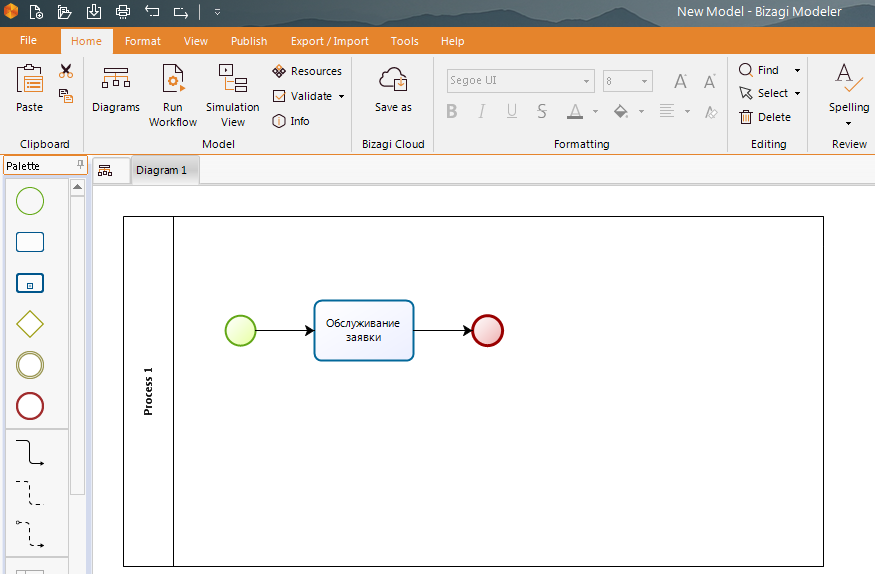
#> input picture bizagi_screens_sample/sample_fig1.png, 875 x 574 px
$ python generate_bizagi_screenshots.py
#> lines starting #> are read from the running program, lines starting #| are printed output that depends on the picture
import os
from PIL import Image, ImageDraw, ImageFont

def get_font(size=12, bold=False):
    font_name = 'segoeuib.ttf' if bold else 'segoeui.ttf'
    font_path = os.path.join(r'C:\Windows\Fonts', font_name)
    if os.path.exists(font_path):
        return ImageFont.truetype(font_path, size)
    fallback_name = 'arialbd.ttf' if bold else 'arial.ttf'
    return ImageFont.truetype(os.path.join(r'C:\Windows\Fonts', fallback_name), size)

def generate_screenshots():
    sample_dir = 'bizagi_screens_sample'
    out_dir = 'bizagi_screens'
    os.makedirs(out_dir, exist_ok=True)

    # -------------------------------------------------------------
    # РИСУНОК 1: Обобщенная модель бизнес-процесса в нотации BPMN
    # -------------------------------------------------------------
    im1 = Image.open(os.path.join(sample_dir, 'sample_fig1.png')).convert('RGB')
#> im1 is the input picture: PIL image 875x574 RGB; mean R, G, B 237.6, 233.9, 230.3
    draw1 = ImageDraw.Draw(im1)
    for y in range(302, 359):
        factor = (y - 302) / 57.0
        r = int(245 * (1 - factor) + 231 * factor)
        g = int(248 * (1 - factor) + 239 * factor)
        b = int(252 * (1 - factor) + 248 * factor)
        draw1.line([(316, y), (412, y)], fill=(r, g, b))

    font_task = get_font(10, bold=False)
    task_text = "Обслуживание\nпокупателя на\nкассе"
    draw1.multiline_text((364, 330), task_text, fill=(30, 41, 59), font=font_task, anchor="mm", align="center", spacing=2)
    im1.save(os.path.join(out_dir, 'bizagi_fig1_model.png'))
    print("Generated: bizagi_fig1_model.png")

    # -------------------------------------------------------------
    # РИСУНОК 2: Уровень 1 — Ввод максимального количества заявок (M = 6400)
    # -------------------------------------------------------------
    im2 = Image.open(os.path.join(sample_dir, 'sample_fig2.png')).convert('RGB')
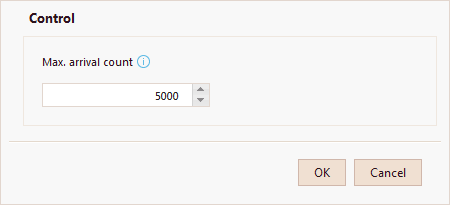
#> input picture bizagi_screens_sample/sample_fig2.png, 450 x 205 px
#> im2 is the input picture: PIL image 450x205 RGB; mean R, G, B 245.8, 244.8, 244.1
    draw2 = ImageDraw.Draw(im2)
    # Очищаем только область цифр, сохраняя левую границу поля ввода (X=42)
    draw2.rectangle([130, 84, 191, 105], fill=(255, 255, 255))
    font_input = get_font(12, bold=False)
    draw2.text((174, 95), "6400", fill=(0, 0, 0), font=font_input, anchor="rm")
    im2.save(os.path.join(out_dir, 'bizagi_fig2_level1.png'))
    print("Generated: bizagi_fig2_level1.png")

    # -------------------------------------------------------------
    # РИСУНОК 3: Уровень 2 — Ввод интервала прибытия (Tприб = 0,3 ч, M = 6400)
    # -------------------------------------------------------------
    im3 = Image.open(os.path.join(sample_dir, 'sample_fig3.png')).convert('RGB')
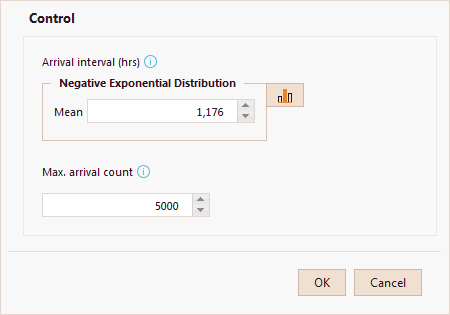
#> input picture bizagi_screens_sample/sample_fig3.png, 450 x 315 px
#> im3 is the input picture: PIL image 450x315 RGB; mean R, G, B 244.9, 243.9, 243.3
    draw3 = ImageDraw.Draw(im3)
    # Mean: очищаем только цифры, сохраняя левую рамку (X=87)
    draw3.rectangle([150, 100, 236, 121], fill=(255, 255, 255))
    draw3.text((224, 110), "0,3", fill=(0, 0, 0), font=font_input, anchor="rm")
    # Max count: очищаем только цифры, сохраняя левую рамку (X=42)
    draw3.rectangle([130, 195, 191, 216], fill=(255, 255, 255))
    draw3.text((176, 206), "6400", fill=(0, 0, 0), font=font_input, anchor="rm")
    im3.save(os.path.join(out_dir, 'bizagi_fig3_level2_arrival.png'))
    print("Generated: bizagi_fig3_level2_arrival.png")

    # -------------------------------------------------------------
    # РИСУНОК 4: Уровень 2 — Ввод времени обслуживания (Tобслуж = 0,15 ч)
    # -------------------------------------------------------------
    im4 = Image.open(os.path.join(sample_dir, 'sample_fig4.png')).convert('RGB')
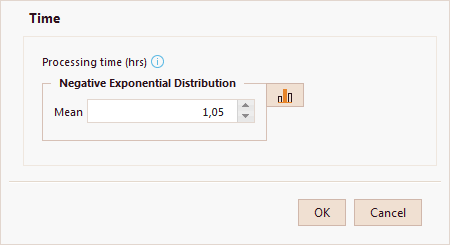
#> input picture bizagi_screens_sample/sample_fig4.png, 450 x 245 px
#> im4 is the input picture: PIL image 450x245 RGB; mean R, G, B 244.7, 243.4, 242.8
    draw4 = ImageDraw.Draw(im4)
    # Mean: очищаем только цифры, сохраняя левую рамку (X=87)
    draw4.rectangle([150, 100, 236, 121], fill=(255, 255, 255))
    draw4.text((224, 110), "0,15", fill=(0, 0, 0), font=font_input, anchor="rm")
    im4.save(os.path.join(out_dir, 'bizagi_fig4_level2_service.png'))
    print("Generated: bizagi_fig4_level2_service.png")

    # -------------------------------------------------------------
    # РИСУНОК 5: Уровень 3 — Назначение ресурса «Кассир-продавец»
    # -------------------------------------------------------------
    im5 = Image.open(os.path.join(sample_dir, 'sample_fig5.png')).convert('RGB')
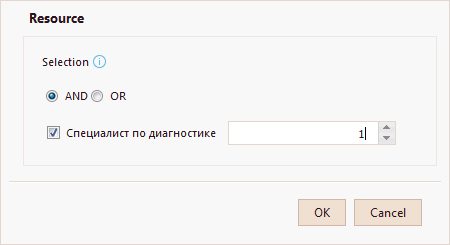
#> input picture bizagi_screens_sample/sample_fig5.png, 450 x 245 px
#> im5 is the input picture: PIL image 450x245 RGB; mean R, G, B 245.2, 244.3, 243.8
    draw5 = ImageDraw.Draw(im5)
    draw5.rectangle([65, 118, 226, 142], fill=(248, 248, 248))
    font_res = get_font(12, bold=False)
    draw5.text((65, 130), "Кассир-продавец", fill=(0, 0, 0), font=font_res, anchor="lm")
    im5.save(os.path.join(out_dir, 'bizagi_fig5_level3_resource.png'))
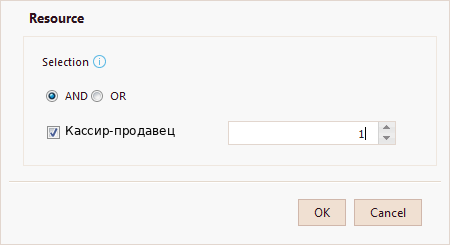
#> saved as bizagi_fig5_level3_resource.png: PIL image 450x245 RGB; mean R, G, B 245.2, 244.3, 243.8
    print("Generated: bizagi_fig5_level3_resource.png")

    # -------------------------------------------------------------
    # РИСУНОК 6: Окно завершения симуляции (6400 заявок)
    # -------------------------------------------------------------
    im6 = Image.open(os.path.join(sample_dir, 'sample_fig6.png')).convert('RGB')
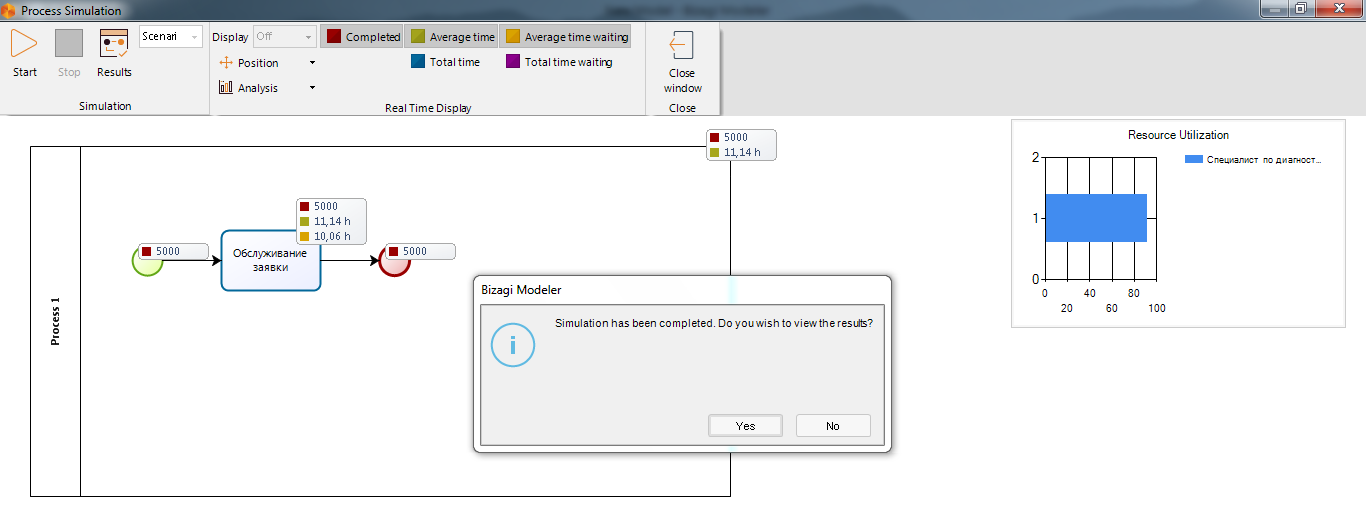
#> input picture bizagi_screens_sample/sample_fig6.png, 1366 x 521 px
#> im6 is the input picture: PIL image 1366x521 RGB; mean R, G, B 236.7, 238, 239.4
    draw6 = ImageDraw.Draw(im6)

    font_badge = get_font(9, bold=False)
    font_task6 = get_font(8, bold=False)

    # 1. Start badge text (аккуратный отступ от красного маркера)
    draw6.rectangle([153, 244, 195, 256], fill=(248, 249, 250))
    draw6.text((158, 245), "6400", fill=(56, 77, 114), font=font_badge)

    # 2. End badge text (аккуратный отступ от красного маркера)
    draw6.rectangle([403, 244, 445, 256], fill=(248, 249, 250))
    draw6.text((408, 245), "6400", fill=(56, 77, 114), font=font_badge)

    # 3. Task badges (аккуратный отступ от цветных маркеров)
    draw6.rectangle([315, 198, 362, 211], fill=(255, 255, 255))
    draw6.text((319, 200), "6400", fill=(56, 77, 114), font=font_badge)

    draw6.rectangle([315, 211, 362, 224], fill=(250, 252, 254))
    draw6.text((319, 213), "0,27 h", fill=(56, 77, 114), font=font_badge)

    draw6.rectangle([315, 224, 362, 243], fill=(240, 242, 245))
    draw6.text((319, 226), "0,12 h", fill=(56, 77, 114), font=font_badge)

    # 4. Top pool badge
    draw6.rectangle([725, 129, 768, 142], fill=(255, 255, 255))
    draw6.text((729, 131), "6400", fill=(56, 77, 114), font=font_badge)

    draw6.rectangle([725, 142, 768, 156], fill=(248, 250, 253))
    draw6.text((729, 144), "0,27 h", fill=(56, 77, 114), font=font_badge)

    # 5. Task box text
    for y in range(240, 281):
        f = (y - 240) / 41.0
        r = int(248 * (1 - f) + 234 * f)
        g = int(251 * (1 - f) + 242 * f)
        b = int(254 * (1 - f) + 250 * f)
        draw6.line([(225, y), (316, y)], fill=(r, g, b))

    draw6.multiline_text((270, 260), "Обслуживание\nпокупателя на\nкассе", fill=(30, 41, 59), font=font_task6, anchor="mm", align="center", spacing=1)

    # 6. Обновляем график Resource Utilization справа:
    # Заменяем только текст подписи ресурса в легенде X=[1205, 1335], Y=[150, 166], СОХРАНЯЯ синий маркер ресурса [1185, 1200]
    draw6.rectangle([1205, 150, 1335, 166], fill=(255, 255, 255))
    font_legend = get_font(8.5, bold=False)
    draw6.text((1207, 158), "Кассир-продавец", fill=(30, 41, 59), font=font_legend, anchor="lm")

    # Столбик загрузки: от X=1046 до 1146 (в оригинале ~91.6%).
    # Для 49.5% столбик заканчивается на X = 1100.
    # Очищаем только хвостовую часть синего столбика от 1101 до 1146 по высоте столбика Y=[188, 242]:
    draw6.rectangle([1101, 188, 1146, 242], fill=(255, 255, 255))
    # Восстанавливаем пересекаемые вертикальные линии сетки внутри очищенной области:
    # 60%: X = 1112
    draw6.line([(1112, 188), (1112, 242)], fill=(0, 0, 0), width=1)
    # 80%: X = 1134
    draw6.line([(1134, 188), (1134, 242)], fill=(0, 0, 0), width=1)

    im6.save(os.path.join(out_dir, 'bizagi_fig6_sim_completed.png'))
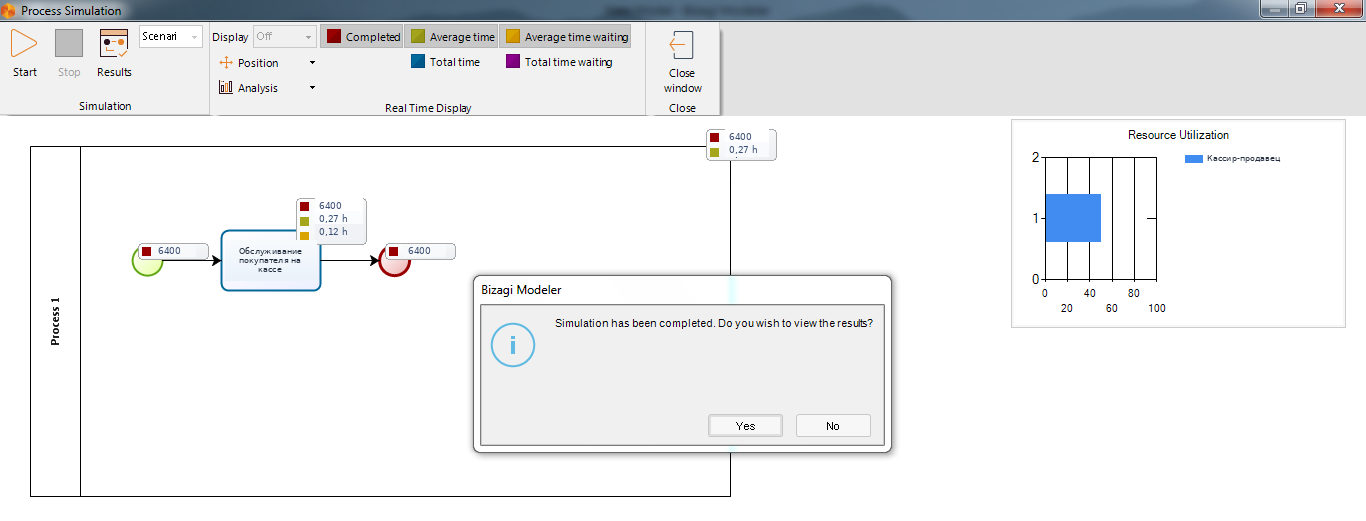
#> saved as bizagi_fig6_sim_completed.png: PIL image 1366x521 RGB; mean R, G, B 237.4, 238.4, 239.5
    print("Generated: bizagi_fig6_sim_completed.png")

    # -------------------------------------------------------------
    # РИСУНОК 7: Результаты симуляции — вкладка Resources (Utilization)
    # -------------------------------------------------------------
#> (the run stopped early here; a loop or call above may not have finished)
